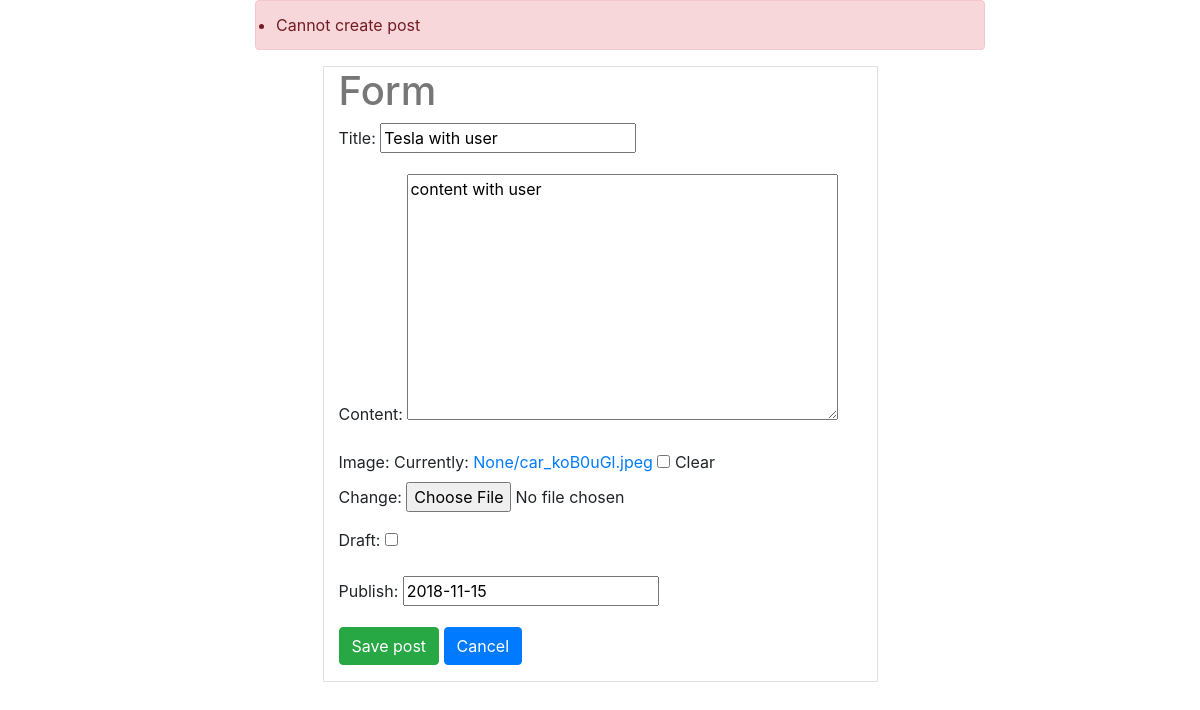
Before: /posts/tesla-with-user/edit/ (signed in) with the older database file.
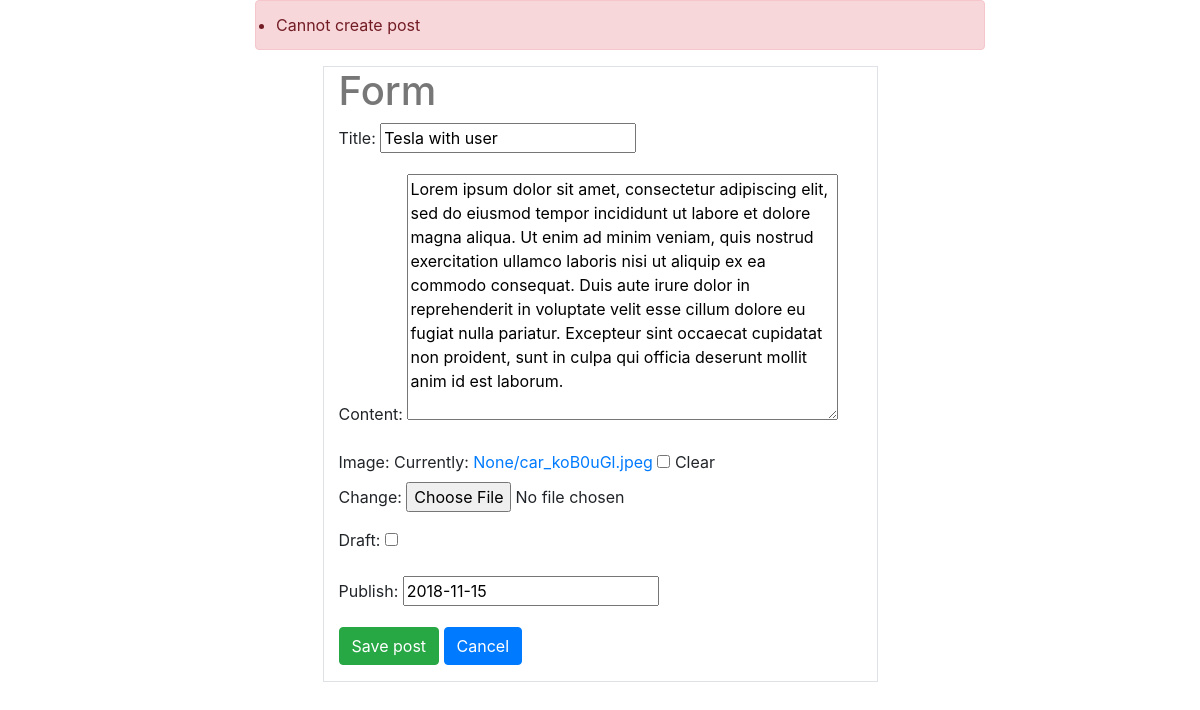
After: the same page with the newer database file.
### posts/models.py (models this page shows, shortened)
class Post(models.Model):
    user = models.ForeignKey(settings.AUTH_USER_MODEL, default=1)
    title = models.CharField(max_length=120)
    content = models.TextField()
    slug = models.SlugField(unique=True)
    image = models.ImageField(upload_to=upload_location,
                              null=True,
                              blank=True,
                              width_field="width_field",
                              height_field="height_field")
    height_field = models.IntegerField(default=0)
    width_field = models.IntegerField(default=0)
    draft = models.BooleanField(default=False)
    publish = models.DateField(auto_now=False, auto_now_add=False)
    updated = models.DateTimeField(auto_now=True, auto_now_add=False)
    timestamp = models.DateTimeField(auto_now=False, auto_now_add=True)
    objects = PostManager()
    class Meta:
        ordering = ["-timestamp", "-updated"]

### posts/views.py (the view)
# urls.py: url(r'^(?P<post_slug>[\w-]+)/edit/$', post_update, name='update'),
def post_update(request, post_slug):
    if not request.user.is_staff or not request.user.is_superuser:
        raise Http404
    instance = get_object_or_404(Post, slug=post_slug)
    form = PostForm(request.POST or None,
                    request.FILES or None, instance=instance)
    if form.is_valid():
        instance = form.save(commit=False)
        print(form.cleaned_data.get("title"))
        instance.save()
        messages.success(request, 'Post succesfully updated')
        return HttpResponseRedirect(instance.get_absolute_url())
    else:
        messages.error(request, 'Cannot create post')
    context = {
        'title': instance.title,
        'instance': instance,
        'form': form,
    }
    return render(request, 'post_form.html', context)

### posts/forms.py
class PostForm(forms.ModelForm):
    class Meta:
        model = Post
        fields = [
            'title',
            'content',
            'image',
            'draft',
            'publish'
        ]

### templates/post_form.html (shortened to what this page needs)
{% extends "base.html" %}
{% block content %}
<div class='col-sm-6 mx-auto border mt-3 pb-3'>
    <h1>Form</h1>
    <form method="POST" action="" enctype="multipart/form-data">{% csrf_token %}
        {{ form.as_p }}
        <input class='btn btn-success' type="submit" value="Save post">
        <a href="/posts" class="btn btn-primary">Cancel</a>
    </form>
</div>
{% endblock content %}

Changed rows visible on the page:
changed Post "Tesla with user": content "content with user" → "Lorem ipsum dolor sit amet, consectetur adipiscing elit, sed do eiusmod tempor incididunt ut labore et dolore magna aliqua. Ut enim ad minim veniam, quis nostrud exercitation ullamco laboris nisi ut aliquip ex ea commodo consequat. Duis aute irure dolor in reprehenderit in voluptate velit esse cillum dolore eu fugiat nulla pariatur. Excepteur sint occaecat cupidatat non proident, sunt in culpa qui officia deserunt mollit anim id est laborum."
